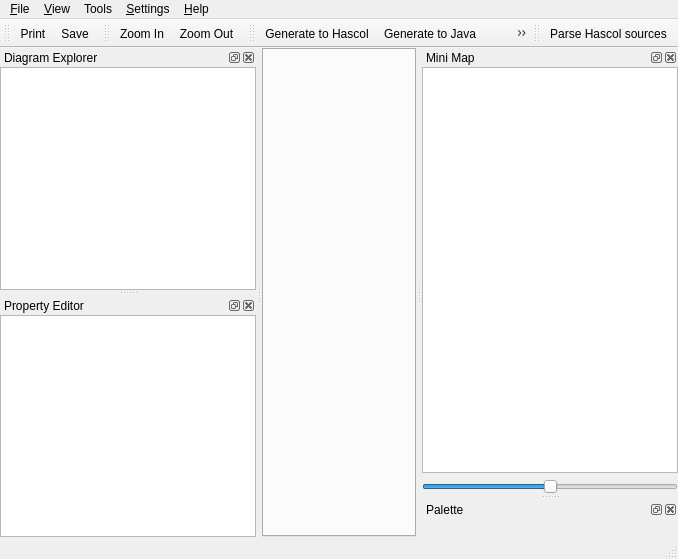
<?xml version="1.0" encoding="UTF-8"?>
<ui version="4.0">
 <class>MainWindowUi</class>
 <widget class="QMainWindow" name="MainWindowUi">
  <property name="geometry">
   <rect>
    <x>0</x>
    <y>0</y>
    <width>678</width>
    <height>559</height>
   </rect>
  </property>
  <property name="windowTitle">
   <string>QReal</string>
  </property>
  <property name="windowIcon">
   <iconset resource="../qrgui.qrc">
    <normaloff>:/icons/qreal.png</normaloff>:/icons/qreal.png</iconset>
  </property>
  <widget class="QWidget" name="centralwidget">
   <layout class="QGridLayout">
    <property name="margin">
     <number>0</number>
    </property>
    <property name="spacing">
     <number>0</number>
    </property>
    <item row="0" column="0">
     <widget class="QTabWidget" name="tabs"/>
    </item>
   </layout>
  </widget>
  <widget class="QMenuBar" name="menubar">
   <property name="geometry">
    <rect>
     <x>0</x>
     <y>0</y>
     <width>678</width>
     <height>20</height>
    </rect>
   </property>
   <widget class="QMenu" name="menu_File">
    <property name="title">
     <string>&amp;File</string>
    </property>
    <addaction name="actionOpen"/>
    <addaction name="actionSave"/>
    <addaction name="actionSave_as"/>
    <addaction name="actionPrint"/>
    <addaction name="actionMakeSvg"/>
    <addaction name="separator"/>
    <addaction name="actionQuit"/>
   </widget>
   <widget class="QMenu" name="menu_View">
    <property name="title">
     <string>&amp;View</string>
    </property>
    <addaction name="actionZoom_In"/>
    <addaction name="actionZoom_Out"/>
    <addaction name="separator"/>
    <addaction name="actionAntialiasing"/>
    <addaction name="actionOpenGL_Renderer"/>
    <addaction name="actionShowSplash"/>
   </widget>
   <widget class="QMenu" name="menuHelp">
    <property name="title">
     <string>&amp;Help</string>
    </property>
    <addaction name="actionHelp"/>
    <addaction name="separator"/>
    <addaction name="actionAbout"/>
    <addaction name="actionAboutQt"/>
   </widget>
   <widget class="QMenu" name="menuSettings">
    <property name="title">
     <string>&amp;Settings</string>
    </property>
    <addaction name="actionPlugins"/>
   </widget>
   <widget class="QMenu" name="menuTools">
    <property name="title">
     <string>Tools</string>
    </property>
    <addaction name="actionClear"/>
    <addaction name="actionExport_to_XMI"/>
    <addaction name="actionGenerate_to_Java"/>
    <addaction name="actionGenerate_editor"/>
    <addaction name="actionGenerate_to_Hascol"/>
   </widget>
   <addaction name="menu_File"/>
   <addaction name="menu_View"/>
   <addaction name="menuTools"/>
   <addaction name="menuSettings"/>
   <addaction name="menuHelp"/>
  </widget>
  <widget class="QStatusBar" name="statusbar"/>
  <widget class="QDockWidget" name="diagramDock">
   <property name="allowedAreas">
    <set>Qt::AllDockWidgetAreas</set>
   </property>
   <property name="windowTitle">
    <string>Diagram Explorer</string>
   </property>
   <attribute name="dockWidgetArea">
    <number>1</number>
   </attribute>
   <widget class="QWidget" name="dockWidgetContents_2">
    <layout class="QHBoxLayout">
     <property name="spacing">
      <number>6</number>
     </property>
     <property name="margin">
      <number>0</number>
     </property>
     <item>
      <widget class="QTreeView" name="diagramExplorer">
       <property name="contextMenuPolicy">
        <enum>Qt::ActionsContextMenu</enum>
       </property>
       <property name="acceptDrops">
        <bool>true</bool>
       </property>
       <property name="dragDropMode">
        <enum>QAbstractItemView::DragDrop</enum>
       </property>
      </widget>
     </item>
    </layout>
   </widget>
  </widget>
  <widget class="QToolBar" name="fileToolbar">
   <property name="windowTitle">
    <string>File Toolbar</string>
   </property>
   <property name="orientation">
    <enum>Qt::Horizontal</enum>
   </property>
   <attribute name="toolBarArea">
    <enum>TopToolBarArea</enum>
   </attribute>
   <attribute name="toolBarBreak">
    <bool>false</bool>
   </attribute>
   <addaction name="actionPrint"/>
   <addaction name="actionSave"/>
  </widget>
  <widget class="QDockWidget" name="minimapDock">
   <property name="windowTitle">
    <string>Mini Map</string>
   </property>
   <attribute name="dockWidgetArea">
    <number>2</number>
   </attribute>
   <widget class="QWidget" name="dockWidgetContents_4">
    <layout class="QVBoxLayout">
     <property name="spacing">
      <number>6</number>
     </property>
     <property name="margin">
      <number>0</number>
     </property>
     <item>
      <widget class="QGraphicsView" name="minimapView">
       <property name="dragMode">
        <enum>QGraphicsView::ScrollHandDrag</enum>
       </property>
      </widget>
     </item>
     <item>
      <widget class="QSlider" name="minimapZoomSlider">
       <property name="maximum">
        <number>50</number>
       </property>
       <property name="value">
        <number>25</number>
       </property>
       <property name="orientation">
        <enum>Qt::Horizontal</enum>
       </property>
      </widget>
     </item>
    </layout>
   </widget>
  </widget>
  <widget class="QDockWidget" name="paletteDock">
   <property name="windowTitle">
    <string>Palette</string>
   </property>
   <attribute name="dockWidgetArea">
    <number>2</number>
   </attribute>
   <widget class="QWidget" name="dockWidgetContents_5">
    <layout class="QHBoxLayout">
     <property name="spacing">
      <number>6</number>
     </property>
     <property name="margin">
      <number>0</number>
     </property>
     <item>
      <widget class="qReal::gui::PaletteToolbox" name="paletteToolbox"/>
     </item>
    </layout>
   </widget>
  </widget>
  <widget class="QToolBar" name="viewToolbar">
   <property name="windowTitle">
    <string>View Toolbar</string>
   </property>
   <attribute name="toolBarArea">
    <enum>TopToolBarArea</enum>
   </attribute>
   <attribute name="toolBarBreak">
    <bool>false</bool>
   </attribute>
   <addaction name="actionZoom_In"/>
   <addaction name="actionZoom_Out"/>
  </widget>
  <widget class="QDockWidget" name="propertyDock">
   <property name="windowTitle">
    <string>Property Editor</string>
   </property>
   <attribute name="dockWidgetArea">
    <number>1</number>
   </attribute>
   <widget class="QWidget" name="dockWidgetContents">
    <layout class="QVBoxLayout">
     <property name="spacing">
      <number>6</number>
     </property>
     <property name="margin">
      <number>0</number>
     </property>
     <item>
      <widget class="QTableView" name="propertyEditor">
       <property name="alternatingRowColors">
        <bool>true</bool>
       </property>
       <property name="showGrid">
        <bool>false</bool>
       </property>
      </widget>
     </item>
    </layout>
   </widget>
  </widget>
  <widget class="QToolBar" name="generatorsToolbar">
   <property name="windowTitle">
    <string>toolBar</string>
   </property>
   <attribute name="toolBarArea">
    <enum>TopToolBarArea</enum>
   </attribute>
   <attribute name="toolBarBreak">
    <bool>false</bool>
   </attribute>
   <addaction name="actionGenerate_to_Hascol"/>
   <addaction name="actionGenerate_to_Java"/>
   <addaction name="actionExport_to_XMI"/>
  </widget>
  <widget class="QToolBar" name="parsersToolbar">
   <property name="windowTitle">
    <string>toolBar</string>
   </property>
   <attribute name="toolBarArea">
    <enum>TopToolBarArea</enum>
   </attribute>
   <attribute name="toolBarBreak">
    <bool>false</bool>
   </attribute>
   <addaction name="actionParse_Hascol_sources"/>
  </widget>
  <action name="actionQuit">
   <property name="text">
    <string>&amp;Quit</string>
   </property>
  </action>
  <action name="actionConnect">
   <property name="icon">
    <iconset>
     <normaloff>:/icons/database_connected.png</normaloff>:/icons/database_connected.png</iconset>
   </property>
   <property name="text">
    <string>&amp;Connect</string>
   </property>
  </action>
  <action name="actionZoom_In">
   <property name="icon">
    <iconset resource="../qrgui.qrc">
     <normaloff>:/icons/zoomin.png</normaloff>:/icons/zoomin.png</iconset>
   </property>
   <property name="text">
    <string>Zoom In</string>
   </property>
  </action>
  <action name="actionZoom_Out">
   <property name="icon">
    <iconset resource="../qrgui.qrc">
     <normaloff>:/icons/zoomout.png</normaloff>:/icons/zoomout.png</iconset>
   </property>
   <property name="text">
    <string>Zoom Out</string>
   </property>
  </action>
  <action name="actionAntialiasing">
   <property name="checkable">
    <bool>true</bool>
   </property>
   <property name="checked">
    <bool>true</bool>
   </property>
   <property name="text">
    <string>Antialiasing</string>
   </property>
  </action>
  <action name="actionOpenGL_Renderer">
   <property name="checkable">
    <bool>true</bool>
   </property>
   <property name="text">
    <string>OpenGL Renderer</string>
   </property>
  </action>
  <action name="actionPrint">
   <property name="icon">
    <iconset resource="../qrgui.qrc">
     <normaloff>:/icons/print.png</normaloff>:/icons/print.png</iconset>
   </property>
   <property name="text">
    <string>Print</string>
   </property>
  </action>
  <action name="actionMakeSvg">
   <property name="text">
    <string>Export to SVG</string>
   </property>
  </action>
  <action name="actionDisconnect">
   <property name="icon">
    <iconset>
     <normaloff>:/icons/database_disconnect.png</normaloff>:/icons/database_disconnect.png</iconset>
   </property>
   <property name="text">
    <string>&amp;Disconnect</string>
   </property>
  </action>
  <action name="actionBeginTransaction">
   <property name="enabled">
    <bool>false</bool>
   </property>
   <property name="icon">
    <iconset>
     <normaloff>:/icons/database_connect.png</normaloff>:/icons/database_connect.png</iconset>
   </property>
   <property name="text">
    <string>Begin Transaction</string>
   </property>
  </action>
  <action name="actionCommitTransaction">
   <property name="enabled">
    <bool>false</bool>
   </property>
   <property name="icon">
    <iconset>
     <normaloff>:/icons/database_commit.png</normaloff>:/icons/database_commit.png</iconset>
   </property>
   <property name="text">
    <string>Commit Transaction</string>
   </property>
  </action>
  <action name="actionRollbackTransaction">
   <property name="enabled">
    <bool>false</bool>
   </property>
   <property name="icon">
    <iconset>
     <normaloff>:/icons/database_revert.png</normaloff>:/icons/database_revert.png</iconset>
   </property>
   <property name="text">
    <string>Rollback Transaction</string>
   </property>
  </action>
  <action name="actionDeleteFromDiagram">
   <property name="text">
    <string>Delete</string>
   </property>
  </action>
  <action name="openNewTab">
   <property name="text">
    <string>Open in new tab</string>
   </property>
  </action>
  <action name="actionHelp">
   <property name="text">
    <string>Small Help</string>
   </property>
  </action>
  <action name="actionAbout">
   <property name="text">
    <string>About...</string>
   </property>
  </action>
  <action name="actionAboutQt">
   <property name="text">
    <string>About Qt...</string>
   </property>
  </action>
  <action name="actionPlugins">
   <property name="text">
    <string>Plugins...</string>
   </property>
  </action>
  <action name="actionShowSplash">
   <property name="checkable">
    <bool>true</bool>
   </property>
   <property name="checked">
    <bool>true</bool>
   </property>
   <property name="text">
    <string>Show splashscreen</string>
   </property>
  </action>
  <action name="actionClear">
   <property name="icon">
    <iconset resource="../qrgui.qrc">
     <normaloff>:/icons/clear.png</normaloff>:/icons/clear.png</iconset>
   </property>
   <property name="text">
    <string>Exterminatus</string>
   </property>
  </action>
  <action name="actionExport_to_XMI">
   <property name="text">
    <string>Export to XMI</string>
   </property>
  </action>
  <action name="actionGenerate_to_Java">
   <property name="text">
    <string>Generate to Java</string>
   </property>
  </action>
  <action name="actionSave">
   <property name="text">
    <string>Save</string>
   </property>
  </action>
  <action name="actionGenerate_editor">
   <property name="text">
    <string>Generate editor</string>
   </property>
  </action>
  <action name="actionGenerate_to_Hascol">
   <property name="text">
    <string>Generate to Hascol</string>
   </property>
  </action>
  <action name="actionSave_as">
   <property name="text">
    <string>Save as...</string>
   </property>
  </action>
  <action name="actionOpen">
   <property name="text">
    <string>Open...</string>
   </property>
  </action>
  <action name="actionParse_Hascol_sources">
   <property name="text">
    <string>Parse Hascol sources</string>
   </property>
   <property name="toolTip">
    <string>Build diagrams from existing Hascol sources</string>
   </property>
  </action>
 </widget>
 <layoutdefault spacing="0" margin="0"/>
 <customwidgets>
  <customwidget>
   <class>qReal::gui::PaletteToolbox</class>
   <extends>QToolBox</extends>
   <header>paletteToolbox.h</header>
   <container>1</container>
  </customwidget>
 </customwidgets>
 <resources>
  <include location="../qrgui.qrc"/>
 </resources>
 <connections/>
</ui>
